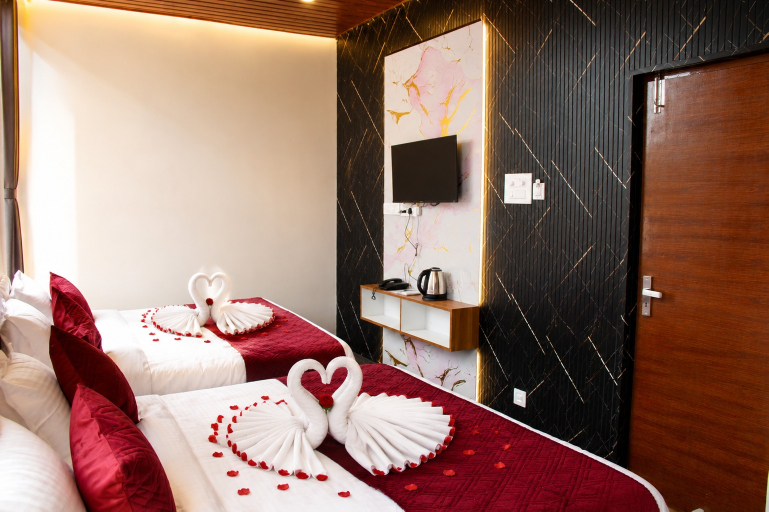
#> input picture src/assets/about/img1.png, 1537 x 1023 px, found by its file name (shown at 1/2 size)
$ python generate_favicons.py
#> lines starting #> are read from the running program, lines starting #| are printed output that depends on the picture
from PIL import Image
import os

# Source image
src = r"D:\kiru\jp-residency\jp-residency\src\assets\logo\img1.png"
output_dir = r"D:\kiru\jp-residency\jp-residency\public"

img = Image.open(src)
#> img is the input picture: PIL image 1537x1023 RGBA; mean R, G, B, A 148, 115.3, 103.3, 255
print(f"Image size: {img.size}, mode: {img.mode}")
#| Image size: (1537, 1023), mode: RGBA

# Ensure RGBA mode for transparency
if img.mode != 'RGBA':
    img = img.convert('RGBA')

# Generate PNG favicons
sizes = {
    "favicon-16x16.png": (16, 16),
    "favicon-32x32.png": (32, 32),
    "apple-touch-icon.png": (180, 180),
    "android-chrome-192x192.png": (192, 192),
    "android-chrome-512x512.png": (512, 512),
}

for filename, (w, h) in sizes.items():
    resized = img.resize((w, h), Image.LANCZOS)
    filepath = os.path.join(output_dir, filename)
    resized.save(filepath, "PNG")
    print(f"Created {filepath} ({w}x{h})")
#> this loop made 5 passes
#> pass 1, `resized = img.resize((w, h), Image.LANCZOS)`:
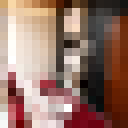
#> resized: PIL image 16x16 RGBA (shown 8 times larger); mean R, G, B, A 148.3, 115.7, 103.8, 255
#> pass 2, `resized = img.resize((w, h), Image.LANCZOS)`:
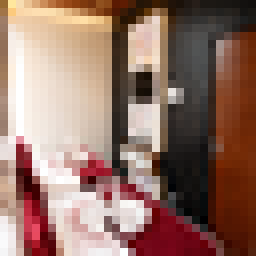
#> resized: PIL image 32x32 RGBA (shown 8 times larger); mean R, G, B, A 148, 115.4, 103.3, 255
#> pass 3, `resized = img.resize((w, h), Image.LANCZOS)`:
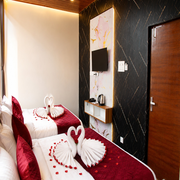
#> resized: PIL image 180x180 RGBA; mean R, G, B, A 148, 115.3, 103.3, 255
#> after the loop:
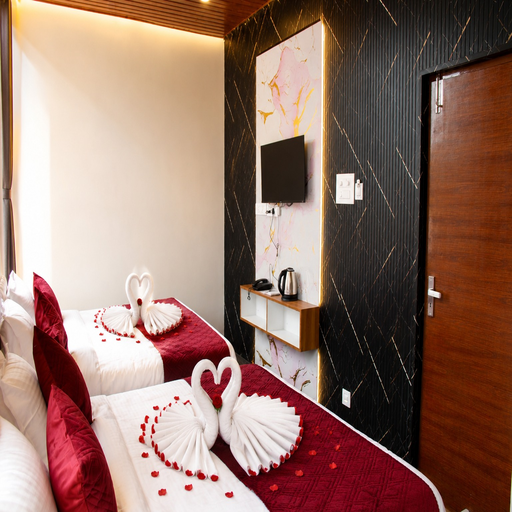
#> resized: PIL image 512x512 RGBA; mean R, G, B, A 148, 115.3, 103.3, 255

# Generate .ico (multi-size)
ico_sizes = [16, 32, 48]
ico_images = []
for s in ico_sizes:
    resized = img.resize((s, s), Image.LANCZOS)
    ico_images.append(resized)
#> this loop made 3 passes
#> pass 3, `resized = img.resize((s, s), Image.LANCZOS)`:
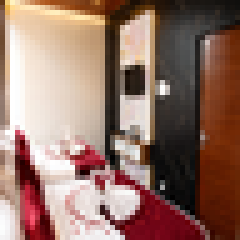
#> resized: PIL image 48x48 RGBA (shown 5 times larger); mean R, G, B, A 147.9, 115.3, 103.2, 255
#> after the loop, ico_images = 3 items

ico_path = os.path.join(output_dir, "favicon.ico")
ico_images[0].save(ico_path, format="ICO", sizes=[(s, s) for s in ico_sizes], append_images=ico_images[1:])
print(f"Created {ico_path} (sizes: {ico_sizes})")
#| Created D:\kiru\jp-residency\jp-residency\public/favicon.ico (sizes: [16, 32, 48])

print("\nAll favicon files generated successfully!")

$ run again, with src/assets/about/img3.png copied over src/assets/about/img1.png
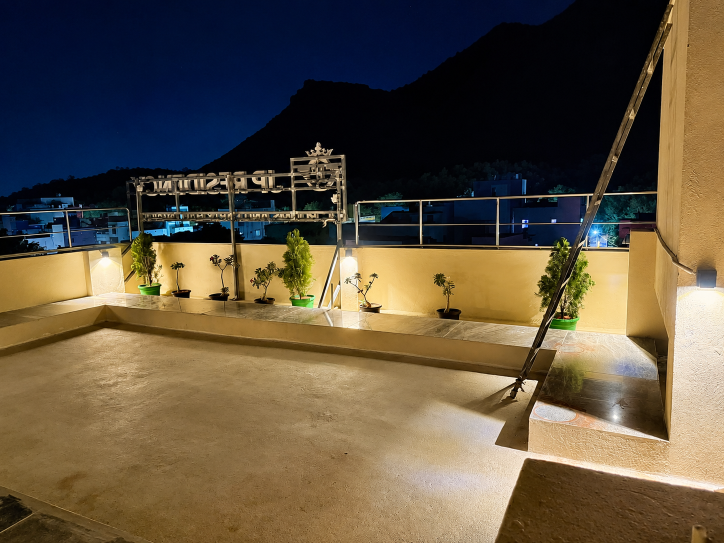
#> input picture src/assets/about/img3.png, 1448 x 1086 px, found by its file name (shown at 1/2 size)
#> img is the input picture: PIL image 1448x1086 RGB; mean R, G, B 97, 84.2, 64.9
#| Image size: (1448, 1086), mode: RGB
#> img: PIL image 1448x1086 RGBA
#> after the loop `for filename, (w, h) in sizes.items():`:
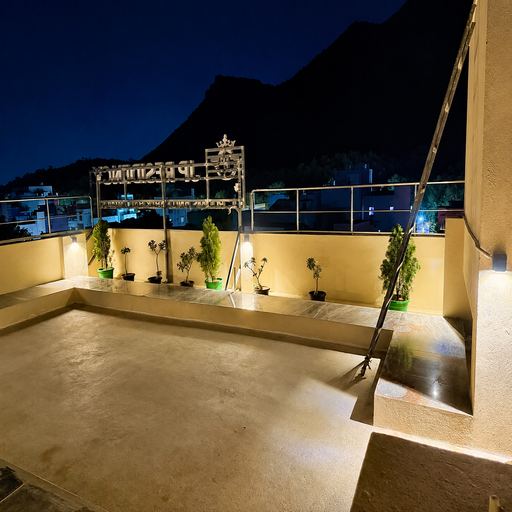
#> resized: PIL image 512x512 RGBA; mean R, G, B, A 97, 84.2, 64.9, 255
#> the loop `for s in ico_sizes:` made 3 passes
#> pass 3, `resized = img.resize((s, s), Image.LANCZOS)`:
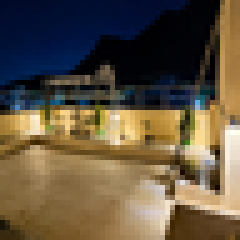
#> resized: PIL image 48x48 RGBA (shown 5 times larger); mean R, G, B, A 97.1, 84.3, 65, 255
#> after the loop `for s in ico_sizes:`: ico_images = 3 items
#| Created D:\kiru\jp-residency\jp-residency\public/favicon.ico (sizes: [16, 32, 48])

$ run again, with src/assets/about/img4.png copied over src/assets/about/img1.png
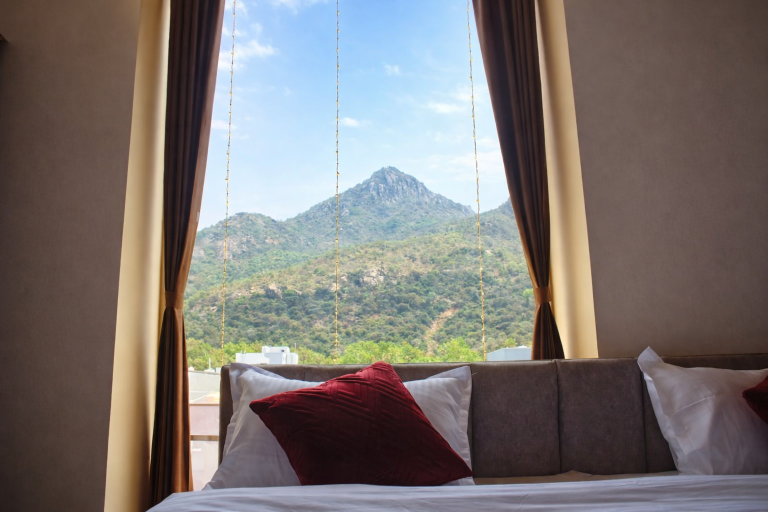
#> input picture src/assets/about/img4.png, 1536 x 1024 px, found by its file name (shown at 1/2 size)
#> img is the input picture: PIL image 1536x1024 RGB; mean R, G, B 122.3, 115.2, 112.3
#| Image size: (1536, 1024), mode: RGB
#> img: PIL image 1536x1024 RGBA
#> after the loop `for filename, (w, h) in sizes.items():`:
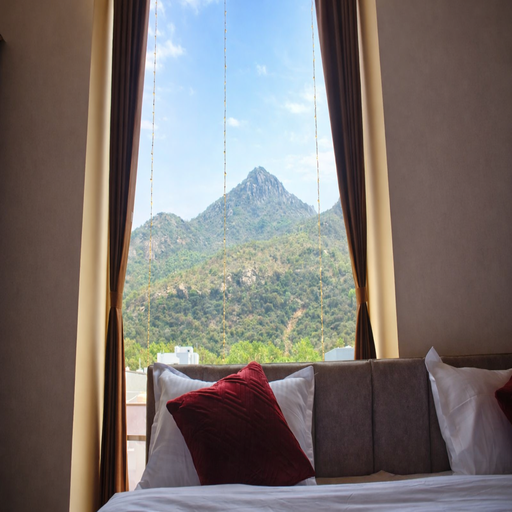
#> resized: PIL image 512x512 RGBA; mean R, G, B, A 122.3, 115.2, 112.3, 255
#> the loop `for s in ico_sizes:` made 3 passes
#> pass 3, `resized = img.resize((s, s), Image.LANCZOS)`:
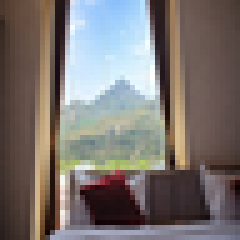
#> resized: PIL image 48x48 RGBA (shown 5 times larger); mean R, G, B, A 122.3, 115.2, 112.2, 255
#> after the loop `for s in ico_sizes:`: ico_images = 3 items
#| Created D:\kiru\jp-residency\jp-residency\public/favicon.ico (sizes: [16, 32, 48])
